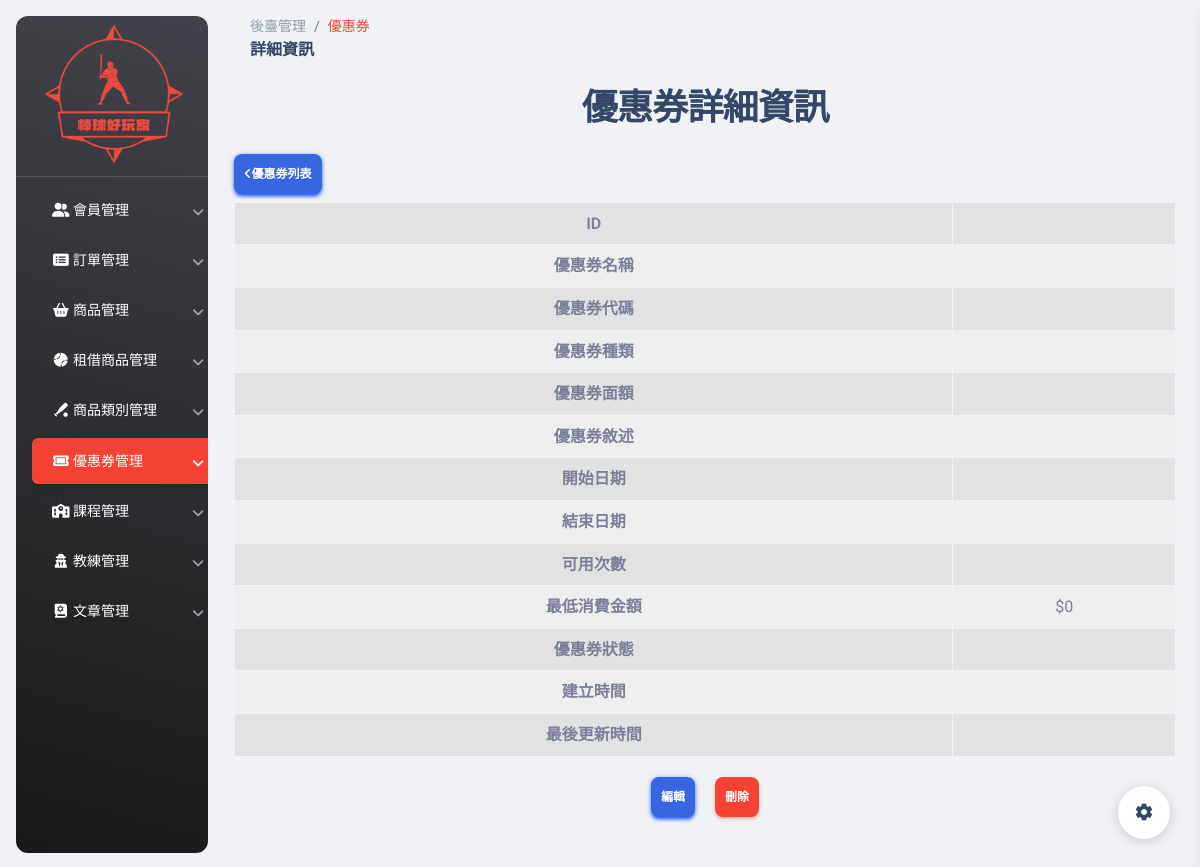
/pages/coupon-detail.php?id=1, run on an earlier commit of the app's database.
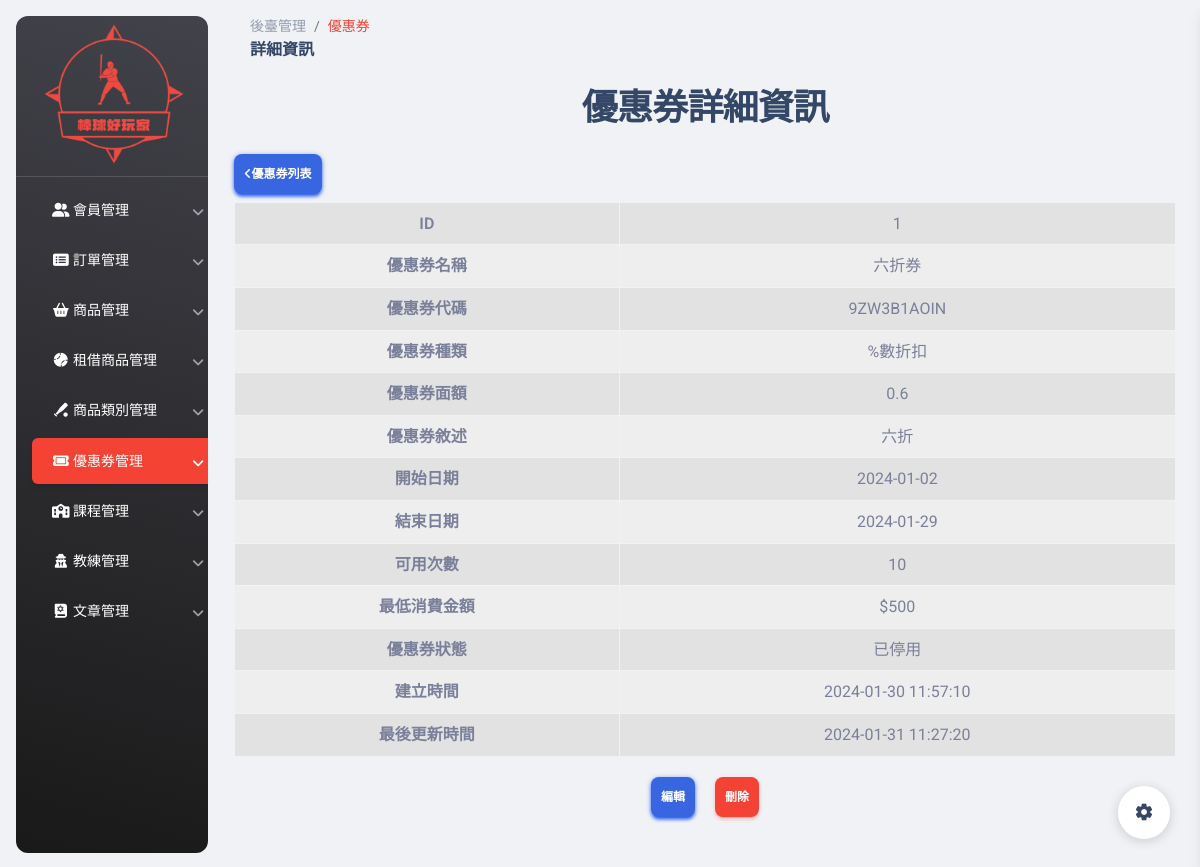
And on a later commit of the database.
### tables this page shows
CREATE TABLE `coupon` (
  `id` int(3) NOT NULL,
  `name` varchar(255) NOT NULL,
  `description` varchar(255) NOT NULL,
  `option` varchar(30) NOT NULL,
  `time_start` date NOT NULL,
  `time_end` date NOT NULL,
  `discount` float NOT NULL,
  `coding` varchar(255) NOT NULL,
  `use_time` int(10) NOT NULL,
  `use_restrict` int(10) NOT NULL,
  `use_condition` varchar(20) NOT NULL,
  `update_time` datetime DEFAULT NULL,
  `created_at` datetime NOT NULL,
  `valid` int(1) NOT NULL
);

### pages/coupon-detail.php (the view, shortened to what this page needs)
<?php
require_once("./db_connect.php");
$id = $_GET["id"];
$sql = "SELECT * FROM coupon where id = $id and valid=1";
$result = $conn->query($sql);
$row = $result->fetch_assoc();
?>
<!DOCTYPE html>
<html lang="en">
<head>
  <link href="../assets/css/nucleo-icons.css" rel="stylesheet" />
  <link href="../assets/css/nucleo-svg.css" rel="stylesheet" />
  <link id="pagestyle" href="../assets/css/material-dashboard.css?v=3.0.0" rel="stylesheet" />
  <link rel="stylesheet" href="https://cdnjs.cloudflare.com/ajax/libs/font-awesome/6.5.1/css/all.min.css" />
  <link href="../assets/css/ader.css" rel="stylesheet" />
</head>
<body class="g-sidenav-show  bg-gray-200">
  <aside class="sidenav navbar navbar-vertical navbar-expand-xs border-0 border-radius-xl my-3 fixed-start ms-3   bg-gradient-dark" id="sidenav-main">
    <div class="sidenav-header">
      <img src=" ../assets/img/logo(5-3).png" class="navbar-brand-img h-100" alt="main_logo" usemap="#workmap">
    </div>
    <hr class="horizontal light mt-0 mb-2">
    <div class="collapse navbar-collapse  w-auto  max-height-vh-100" id="sidenav-collapse-main">
      <ul class="navbar-nav accordion" id="accordionExample">
        <li class="nav-item accordion-item">
          <div class="accordion-header">
            <button class="nav-link text-white accordion-button collapsed" type="button" data-bs-toggle="collapse" data-bs-target="#collapseOne" aria-expanded="false" aria-controls="collapseOne">
              <span class="nav-link-text ms-1"><i class="fa-solid fa-user-group fa-fw"></i> 會員管理</span>
            </button>
          </div>
        </li>
        <li class="nav-item accordion-item">
          <div class="accordion-header">
            <button class="nav-link text-white accordion-button collapsed" type="button" data-bs-toggle="collapse" data-bs-target="#collapseTwo" aria-expanded="false" aria-controls="collapseTwo">
              <span class="nav-link-text ms-1"><i class="fa-solid fa-rectangle-list fa-fw"></i> 訂單管理</span>
            </button>
          </div>
        </li>
        <li class="nav-item accordion-item">
          <div class="accordion-header">
            <button class="nav-link text-white accordion-button collapsed " type="button" data-bs-toggle="collapse" data-bs-target="#collapse8" aria-expanded="false" aria-controls="collapse8">
              <span class="nav-link-text ms-1"><i class="fa-solid fa-basket-shopping fa-fw"></i> 商品管理</span>
            </button>
          </div>
        </li>
        <li class="nav-item accordion-item">
          <div class="accordion-header  ">
            <button class="nav-link text-white accordion-button collapsed" type="button" data-bs-toggle="collapse" data-bs-target="#collapse3" aria-expanded="false" aria-controls="collapse3">
              <span class="nav-link-text ms-1"><i class="fa-solid fa-baseball fa-fw"></i> 租借商品管理</span>
            </button>
          </div>
        </li>
        <li class="nav-item accordion-item">
          <div class="accordion-header">
            <button class="nav-link text-white accordion-button collapsed " type="button" data-bs-toggle="collapse" data-bs-target="#collapse4" aria-expanded="false" aria-controls="collapse4">
              <span class="nav-link-text ms-1"><i class="fa-solid fa-baseball-bat-ball fa-fw"></i> 商品類別管理</span>
            </button>
          </div>
        </li>
        <li class="nav-item accordion-item">
          <div class="accordion-header">
            <button class="nav-link text-white accordion-button collapsed active bg-gradient-primary" type="button" data-bs-toggle="collapse" data-bs-target="#collapse5" aria-expanded="false" aria-controls="collapse5">
              <span class="nav-link-text ms-1"><i class="fa-solid fa-ticket fa-fw"></i> 優惠券管理</span>
            </button>
          </div>
        </li>
        <li class="nav-item accordion-item">
          <div class="accordion-header">
            <button class="nav-link text-white accordion-button collapsed " type="button" data-bs-toggle="collapse" data-bs-target="#collapse6" aria-expanded="false" aria-controls="collapse6">
              <span class="nav-link-text ms-1"><i class="fa-solid fa-school fa-fw"></i> 課程管理</span>
            </button>
          </div>
        </li>
        <li class="nav-item accordion-item">
          <div class="accordion-header">
            <button class="nav-link text-white accordion-button collapsed " type="button" data-bs-toggle="collapse" data-bs-target="#collapse9" aria-expanded="false" aria-controls="collapse9">
              <span class="nav-link-text ms-1"><i class="fa-solid fa-user-secret fa-fw"></i> 教練管理</span>
            </button>
          </div>
        </li>
        <li class="nav-item accordion-item">
          <div class="accordion-header">
            <button class="nav-link text-white accordion-button collapsed " type="button" data-bs-toggle="collapse" data-bs-target="#collapse7" aria-expanded="false" aria-controls="collapse7">
              <span class="nav-link-text ms-1"><i class="fa-solid fa-book-tanakh fa-fw"></i> 文章管理</span>
            </button>
          </div>
        </li>
      </ul>
    </div>
  </aside>
  <main class="main-content position-relative max-height-vh-100 h-100 border-radius-lg ">
    <nav class="navbar navbar-main navbar-expand-lg px-0 mx-4 shadow-none border-radius-xl" id="navbarBlur" navbar-scroll="true">
      <div class="container-fluid py-1 px-3">
        <nav aria-label="breadcrumb">
          <ol class="breadcrumb bg-transparent mb-0 pb-0 pt-1 px-0 me-sm-6 me-5">
            <li class="breadcrumb-item text-sm"><a class="opacity-5 text-dark" href="./firststage.php">後臺管理</a></li>
            <li class="breadcrumb-item text-sm text-dark active" aria-current="page">優惠券</li>
          </ol>
          <h6 class="font-weight-bolder mb-0">詳細資訊</h6>
        </nav>
      </div>
    </nav>
    <div class="container">
      <div class="py-2">
        <h2 class="text-center">優惠券詳細資訊</h2>
      </div>
      <div class="py-2">
        <a type="button" class="btn btn-primary" href="./coupon.php?status=1&p=1"><i class="fa-solid fa-angle-left"></i>優惠券列表</a>
      </div>
      <table class="table table-bordered table-striped text-center">
        <tr>
          <th>ID</th>
          <td><?= $row["id"] ?></td>
        </tr>
        <tr>
          <th>優惠券名稱</th>
          <td><?= $row["name"] ?></td>
        </tr>
        <tr>
          <th>優惠券代碼</th>
          <td><?= $row["coding"] ?></td>
        </tr>
        <tr>
          <th>優惠券種類</th>
          <td><?= $row["option"] ?></td>
        </tr>
        <tr>
          <th>優惠券面額</th>
          <td><?= $row["discount"] ?></td>
        </tr>
        <tr>
          <th>優惠券敘述</th>
          <td><?= $row["description"] ?></td>
        </tr>
        <tr>
          <th>開始日期</th>
          <td><?= $row["time_start"] ?></td>
        </tr>
        <tr>
          <th>結束日期</th>
          <td><?= $row["time_end"] ?></td>
        </tr>
        <tr>
          <th>可用次數</th>
          <td><?= $row["use_time"] ?></td>
        </tr>
        <tr>
          <th>最低消費金額</th>
          <td>$<?= number_format($row["use_restrict"]) ?></td>
        </tr>
        <tr>
          <th>優惠券狀態</th>
          <td><?= $row["use_condition"] ?></td>
        </tr>
        <tr>
          <th>建立時間</th>
          <td>
            <?= $row["created_at"] ?>
          </td>
        </tr>
        <tr>
          <th>最後更新時間</th>
          <td>
            <?php
            if ($row["update_time"] != NULL) {
              echo $row["update_time"];
            } else {
              echo $row["created_at"];
            }
            ?>
          </td>
        </tr>
      </table>
      <div class="py-1 text-center">
        <a class="btn btn-primary mb-5 me-3" href="./coupon-edit.php?id=<?= $row["id"] ?>">編輯</a>
        <button type="button" class="btn btn-danger mb-5" data-bs-toggle="modal" data-bs-target="#exampleModal">刪除</button>
      </div>
    </div>
  </main>
  <div class="fixed-plugin">
    <a class="fixed-plugin-button text-dark position-fixed px-3 py-2">
      <i class="material-icons py-2">settings</i>
    </a>
  </div>
</body>
</html>

### assets/css/ader.css (style rules this page uses)
.navbar-vertical.navbar-expand-xs { max-width: 12rem !important; }
.navbar-vertical.navbar-expand-xs .navbar-collapse { height: calc(100vh - 200px) !important; }
@media (min-width: 576px) { .navbar-vertical.navbar-expand-xs .navbar-collapse { height: calc(100vh - 200px) !important; } }
@media (min-width: 768px) { .navbar-vertical.navbar-expand-xs .navbar-collapse { height: calc(100vh - 200px) !important; } }
@media (min-width: 992px) { .navbar-vertical.navbar-expand-xs .navbar-collapse { height: calc(100vh - 200px) !important; } }
@media (min-width: 1200px) { .sidenav.fixed-start + .main-content { margin-left: 13.125rem; } }
@media (min-width: 1200px) { .navbar-vertical.navbar-expand-xs .navbar-collapse { height: calc(100vh - 200px) !important; } }
.sidenav-header { height: 10rem; }
.navbar-vertical .navbar-brand > img, .navbar-vertical .navbar-brand-img { max-width: none; max-height: 18rem; position: fixed; top: -50px; left: -30px; }
.table tbody tr:last-child td { border-width: 0 1px !important; }
.btn { margin-bottom: 0; padding: 0.625rem; }
.btn-primary { color: #fff; background-color: #3865e0; border-color: #3865e0; }
.btn-primary, .btn.bg-gradient-primary { box-shadow: 0 3px 3px 0 #225af596, 0 3px 1px -2px #225af596, 0 1px 5px 0 #225af596; }
table { background-color: #eee; }
.bg-gradient-primary { background: #f44335 !important; }
.breadcrumb-item.text-dark.active { color: #f44335 !important; }

What changed in the data, as far as the page shows it:
now on this page (row edited): coupon: id "1", name "六折券", coding "9ZW3B1AOIN", option "%數折扣", discount "0.6", description "六折", time_start "2024-01-02", time_end "2024-01-29", use_time "10", use_restrict "500", use_condition "已停用", created_at "2024-01-30 11:57:10", update_time "2024-01-31 11:27:20"
Also different on the page:
$row["use_restrict"]: "0" → (not shown)
